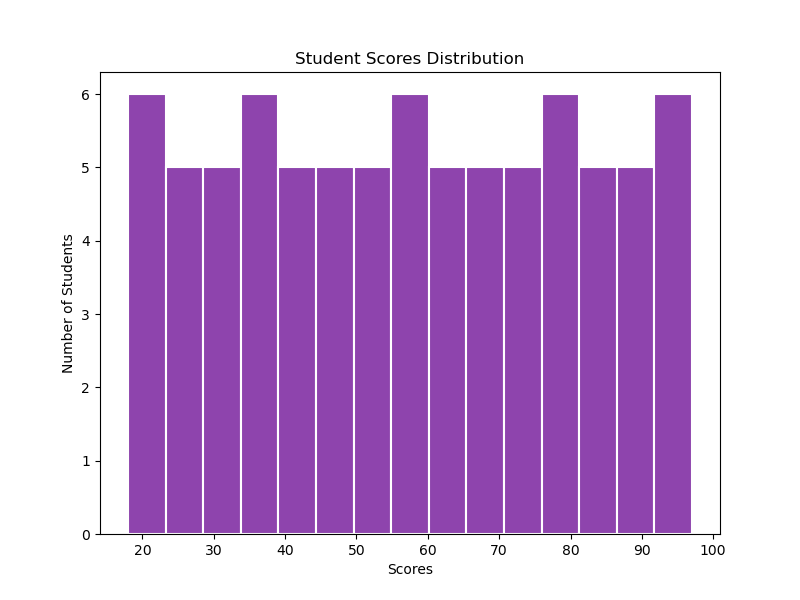

The Python source for this figure:

import matplotlib.pyplot as plt

scores = [
    72, 85, 90, 77, 66, 93, 88, 95, 81, 69, 84, 92, 89, 87, 73, 91, 75, 78, 94, 70,
    96, 86, 79, 80, 82, 83, 97, 76, 74, 71, 68, 67, 65, 64, 63, 62, 61, 60, 59, 58,
    57, 56, 55, 54, 53, 52, 51, 50, 49, 48, 47, 46, 45, 44, 43, 42, 41, 40, 39, 38,
    37, 36, 35, 34, 33, 32, 31, 30, 29, 28, 27, 26, 25, 24, 23, 22, 21, 20, 19, 18
]

plt.figure(figsize=(8, 6))

plt.hist(scores, bins=15, color='#8e44ad', edgecolor='#ffffff', linewidth=1.5)

plt.title('Student Scores Distribution')
plt.xlabel('Scores')
plt.ylabel('Number of Students')

plt.show()
